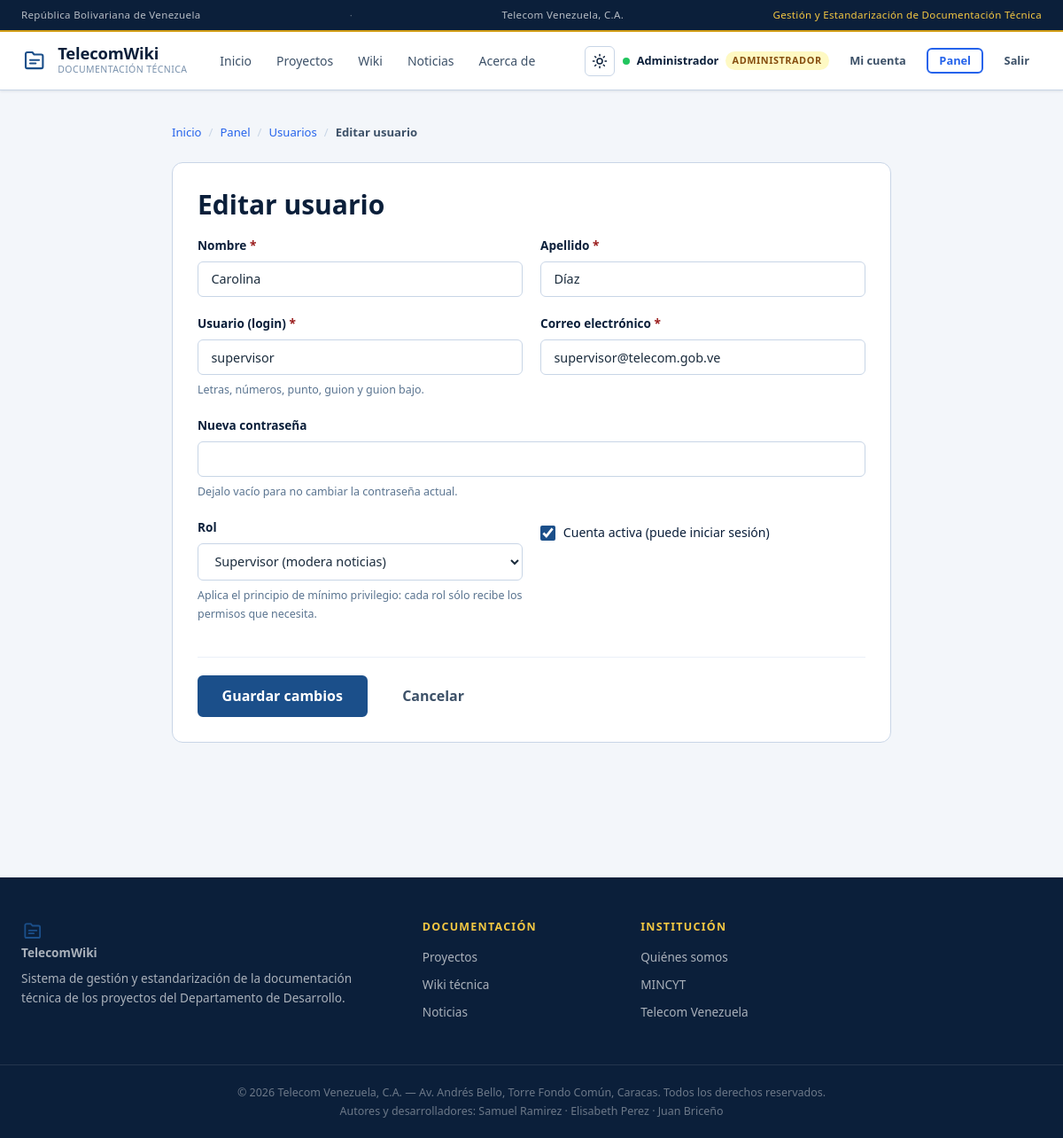
Page /frontend/admin/usuario_form.php?id=2 (signed in) on the committed database.
### tables this page shows
CREATE TABLE `usuarios` (
    `id`            INT UNSIGNED NOT NULL AUTO_INCREMENT,
    `nombre`        VARCHAR(100)  NOT NULL,
    `apellido`      VARCHAR(100)  NOT NULL,
    `usuario`       VARCHAR(50)   NOT NULL,
    `email`         VARCHAR(150)  NOT NULL,
    `password`      VARCHAR(255)  NOT NULL,
    `rol`           ENUM('lector','editor','supervisor','admin') NOT NULL DEFAULT 'lector',
    `activo`        TINYINT(1)    NOT NULL DEFAULT 1,
    `ultimo_acceso` DATETIME      NULL DEFAULT NULL,
    `creado_en`     DATETIME      NOT NULL DEFAULT CURRENT_TIMESTAMP,
    PRIMARY KEY (`id`),
    UNIQUE KEY `uq_usuarios_usuario` (`usuario`),
    UNIQUE KEY `uq_usuarios_email`   (`email`),
    KEY `idx_usuarios_rol_activo` (`rol`,`activo`)
);

### frontend/admin/usuario_form.php (the view, shortened to what the rows shown need)
<?php
requierePermiso('usuario.gestionar');
$yo          = currentUser();
$usuarioId   = entero($_GET['id'] ?? $_POST['usuario_id'] ?? '', 0);
$esPropia    = $usuarioId > 0 && $usuarioId === (int) $yo['id'];
$objetivo    = $usuarioId > 0
    ? dbUnica('SELECT * FROM usuarios WHERE id = ? LIMIT 1', [$usuarioId])
    : null;
$valores = [
    'nombre'   => $objetivo['nombre']   ?? '',
    'apellido' => $objetivo['apellido'] ?? '',
    'usuario'  => $objetivo['usuario']  ?? '',
    'email'    => $objetivo['email']    ?? '',
    'rol'      => $objetivo['rol']      ?? 'lector',
    'activo'   => isset($objetivo['activo']) ? (int) $objetivo['activo'] : 1,
];
$cssExtra  = 'admin.css';
abrirPagina();
?>
<div class="container container--form">
    <div class="panel panel--form">
        <header class="panel__cabecera">
            <h1><?= $objetivo ? 'Editar usuario' : 'Nuevo usuario' ?></h1>
        </header>
        <form method="post" class="formulario"
              action="<?= e(url('admin/usuario_form.php' . ($objetivo ? '?id=' . (int) $objetivo['id'] : ''))) ?>">
            <div class="rejilla rejilla--2">
                <?= campo('nombre', 'Nombre', 'text', [
                    'valor' => $valores['nombre'], 'requerido' => true, 'max' => 100,
                ]) ?>
                <?= campo('apellido', 'Apellido', 'text', [
                    'valor' => $valores['apellido'], 'requerido' => true, 'max' => 100,
                ]) ?>
            </div>
            <div class="rejilla rejilla--2">
                <?= campo('usuario', 'Usuario (login)', 'text', [
                    'valor' => $valores['usuario'], 'requerido' => true, 'max' => 50,
                    'ayuda' => 'Letras, números, punto, guion y guion bajo.',
                    'extra' => 'autocomplete="username"',
                ]) ?>
                <?= campo('email', 'Correo electrónico', 'email', [
                    'valor' => $valores['email'], 'requerido' => true, 'max' => 150,
                    'extra' => 'autocomplete="email"',
                ]) ?>
            </div>
            <div class="rejilla rejilla--2">
                <div class="form-group">
                    <label class="form-label" for="f_rol">Rol</label>
                    <?php if ($esPropia): ?>
                        <select class="form-control" id="f_rol" name="rol" disabled>
                            <?php foreach (ROLES_USUARIO as $val => $txt): ?>
                                <option value="<?= e($val) ?>" <?= $val === $valores['rol'] ? 'selected' : '' ?>>
                                    <?= e($txt) ?></option>
                            <?php endforeach; ?>
                        </select>
                        <input type="hidden" name="rol" value="<?= e($valores['rol']) ?>">
                    <?php else: ?>
                        <select class="form-control" id="f_rol" name="rol">
                            <?php foreach (ROLES_USUARIO as $val => $txt): ?>
                                <option value="<?= e($val) ?>" <?= $val === $valores['rol'] ? 'selected' : '' ?>>
                                    <?= e($txt) ?></option>
                            <?php endforeach; ?>
                        </select>
                    <?php endif; ?>
                    <p class="form-ayuda">Aplica el principio de mínimo privilegio: cada rol sólo
                        recibe los permisos que necesita.</p>
                </div>
                <div class="form-group">
                    <label class="casilla" for="f_activo">
                        <input type="checkbox" id="f_activo" name="activo" value="1"
                            <?= $valores['activo'] ? 'checked' : '' ?>
                            <?= $esPropia ? 'disabled' : '' ?>>
                        <span>Cuenta activa (puede iniciar sesión)</span>
                    </label>
                </div>
            </div>
        </form>
    </div>
</div>

### frontend/partials/header.php (shortened to what the rows shown need)
<?php
require_once dirname(__DIR__, 2) . '/backend/lib/bootstrap.php';
$usuario    = currentUser();
$cssExtra   = $cssExtra ?? '';
?>
<!DOCTYPE html>
<html lang="es">
<head>
    <link rel="stylesheet" href="<?= e(url('css/base.css')) ?>">
    <link rel="stylesheet" href="<?= e(url('css/layout.css')) ?>">
    <link rel="stylesheet" href="<?= e(url('css/components.css')) ?>">
    <link rel="stylesheet" href="<?= e(url('css/pages.css')) ?>">
<?php if ($cssExtra !== ''): ?>
    <link rel="stylesheet" href="<?= e(url('css/' . $cssExtra)) ?>">
<?php endif; ?>
</head>
<body>
<header class="site-header">
    <div class="site-header__inner container">
        <div class="site-header__actions">
<?php if ($usuario === null): ?>
            <a class="btn btn-outline btn-sm" href="<?= e(url('login.php')) ?>">
                <svg width="16" height="16" viewBox="0 0 20 20" fill="currentColor" aria-hidden="true">
                    <path d="M8 4H5a1 1 0 0 0-1 1v10a1 1 0 0 0 1 1h3M12 7l3 3-3 3M15 10H8"/>
                </svg>
                Iniciar sesión
            </a>
<?php else: ?>
            <span class="user-badge">
                <span class="user-dot" aria-hidden="true"></span>
                <span class="user-badge__nombre"><?= e($usuario['nombre']) ?></span>
                <?= badgeRol($usuario['rol']) ?>
            </span>
            <a class="btn btn-ghost btn-sm" href="<?= e(url('cuenta.php')) ?>">
                Mi cuenta
            </a>
            <?php if (puede('panel.acceder')): ?>
                <a class="btn btn-outline btn-sm" href="<?= e(url('admin/index.php')) ?>">Panel</a>
            <?php endif; ?>
            <form class="form-salir" method="post" action="<?= e(url('logout.php')) ?>">
                <button class="btn btn-ghost btn-sm" type="submit">Salir</button>
            </form>
<?php endif; ?>
        </div>
    </div>
</header>
<main id="contenido" class="main-content">

### backend/lib/render.php (shortened to what the rows shown need)
<?php
function badgeRol(string $rol): string {
    return '<span class="role-tag role-' . e($rol) . '">' . e(etiquetaRol($rol)) . '</span>';
}
function campo(string $nombre, string $etiqueta, string $tipo = 'text', array $op = []): string {
    $valor     = $op['valor'] ?? '';
    $requerido = !empty($op['requerido']);
    $max       = $op['max'] ?? null;
    $ayuda     = $op['ayuda'] ?? '';
    $extra     = $op['extra'] ?? '';
    $id        = 'f_' . $nombre;
    $errores   = $op['errores'] ?? [];
    $atributos = 'id="' . e($id) . '" name="' . e($nombre) . '"';
    if ($requerido) $atributos .= ' required';
    if ($max !== null && $tipo !== 'file') {
        $atributos .= ' maxlength="' . (int) $max . '"';
    }
    $atributos .= ' ' . trim($extra);
    $clase = 'form-control' . (!empty($op['class']) ? ' ' . $op['class'] : '');
    $html = '<div class="form-group' . (isset($errores[$nombre]) ? ' form-group--error' : '') . '">';
    $html .= '<label class="form-label" for="' . e($id) . '">' . e($etiqueta)
           . ($requerido ? ' <span class="obligatorio" aria-hidden="true">*</span>' : '') . '</label>';
    if ($tipo === 'select') {
        $html .= '<select class="' . $clase . '" ' . $atributos . '>';
        if (isset($op['vacio'])) {
            $vacio = (string) $op['vacio'];
            $html .= '<option value=""'
                   . ((string) $valor === '' ? ' selected' : '') . '>' . e($vacio) . '</option>';
        }
        foreach ($op['opciones'] ?? [] as $k => $v) {
            $sel = ((string) $k === (string) $valor) ? ' selected' : '';
            $html .= '<option value="' . e((string) $k) . '"' . $sel . '>' . e($v) . '</option>';
        }
        $html .= '</select>';
    } elseif ($tipo === 'textarea') {
        $html .= '<textarea class="' . $clase . '" rows="' . (int) ($op['filas'] ?? 6) . '" '
               . $atributos . '>' . e($valor) . '</textarea>';
    } elseif ($tipo === 'file') {
        $html .= '<input class="' . $clase . '" type="file" ' . $atributos . '>';
    } else {
        $html .= '<input class="' . $clase . '" type="' . e($tipo) . '" value="' . e($valor) . '" '
               . $atributos . '>';
    }
    if (isset($errores[$nombre])) {
        $html .= '<p class="form-error" role="alert">' . e($errores[$nombre]) . '</p>';
    } elseif ($ayuda !== '') {
        $html .= '<p class="form-ayuda">' . e($ayuda) . '</p>';
    }
    return $html . '</div>';
}

### rows in the picture
usuarios: nombre "Administrador", rol "ADMINISTRADOR"
usuarios: nombre "Carolina", apellido "Díaz", usuario "supervisor", email "supervisor@telecom.gob.ve", rol "Supervisor (modera noticias)", activo "☑"

### other values in the picture
SITE_TAGLINE "Gestión y Estandarización de Documentación Técnica"
SITE_NAME "TelecomWiki"
$texto "Inicio"
$texto "Proyectos"
$texto "Wiki"
$texto "Noticias"
$texto "Acerca de"
$nombre "Inicio"
$nombre "Panel"
$nombre "Usuarios"
$nombre "Editar usuario"
$etiqueta "Nombre Apellido Usuario (login) Correo electrónico Nueva contraseña"
$ayuda "Letras, números, punto, guion y guion bajo. Dejalo vacío para no cambiar la contraseña actual."
SITE_AUTORES "Samuel Ramirez · Elisabeth Perez · Juan Briceño"
